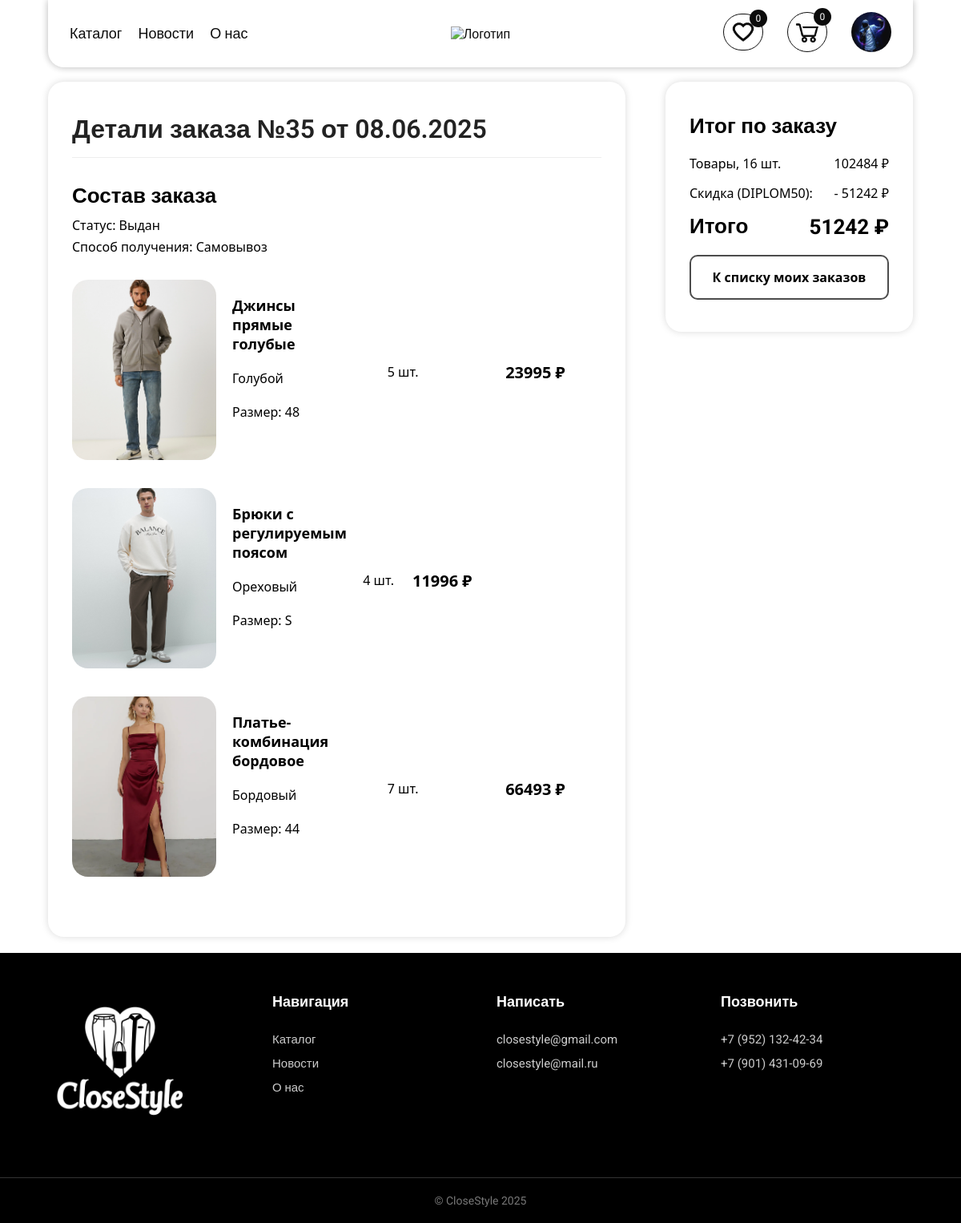
Page /order/35/ (signed in) on the committed database.
### users/models.py (models this page shows, shortened)
class Profile(models.Model):
    user = models.OneToOneField(User, on_delete=models.CASCADE, verbose_name="Пользователь")
    image = models.ImageField(default='default.jpg', upload_to='profile_pics', verbose_name="Аватарка")

### catalog/models.py (models this page shows, shortened)
class Order(models.Model):
    STATUS_CHOICES = [
        ('processing', 'Собирается'),
        ('shipped', 'Готов к выдаче'),
        ('delivered', 'Выдан'),
        ('cancelled', 'Отменен'),
    ]
    user = models.ForeignKey(User, on_delete=models.CASCADE, verbose_name="Пользователь")
    created_at = models.DateTimeField(auto_now_add=True, verbose_name="Дата создания")
    updated_at = models.DateTimeField(auto_now=True, verbose_name="Дата обновления")
    total_price = models.DecimalField(max_digits=10, decimal_places=2, default=0, verbose_name="Итоговая стоимость")
    status = models.CharField(max_length=20, choices=STATUS_CHOICES, default='processing', verbose_name="Статус заказа")
    promocode = models.ForeignKey(PromoCode, on_delete=models.SET_NULL, null=True, blank=True, verbose_name="Промокод")
    class Meta:
        verbose_name = 'Заказ'
        verbose_name_plural = 'Заказы'
        ordering = ['-created_at']

class OrderItem(models.Model):
    order = models.ForeignKey(Order, related_name='items', on_delete=models.CASCADE, verbose_name="Заказ")
    product = models.ForeignKey(clothes, on_delete=models.PROTECT, verbose_name="Товар")
    size = models.CharField(max_length=20, verbose_name="Размер")
    price = models.DecimalField(max_digits=10, decimal_places=2, verbose_name="Цена за единицу")
    quantity = models.PositiveIntegerField(default=1, verbose_name="Количество")
    class Meta:
        verbose_name = 'Позиция заказа'
        verbose_name_plural = 'Позиции заказов'
    def get_cost(self):
        if self.price is not None and self.quantity is not None:
            return self.price * self.quantity
        return 0

class clothes(models.Model):
    title = models.CharField(max_length=200, verbose_name="Название")
    description = models.CharField(max_length=2000, verbose_name="Описание", null=True, blank=True)
    summ = models.DecimalField(max_digits=10, decimal_places=2, verbose_name="Стоимость") # Изменено на DecimalField для точности
    old_price = models.DecimalField(max_digits=10, decimal_places=2, verbose_name="Старая цена", null=True, blank=True)
    catt = models.ForeignKey('cat', on_delete=models.CASCADE, verbose_name="Категория")
    genderr = models.ForeignKey('gender', on_delete=models.CASCADE, verbose_name="Для")
    sizee = models.ManyToManyField('size', verbose_name="Размер", related_name='size', blank=True)
    materiall = models.ManyToManyField('material', verbose_name="Материал")
    colorr = models.ForeignKey('color', on_delete=models.CASCADE, verbose_name="Цвет")
    brendd = models.ForeignKey('brend', on_delete=models.CASCADE, verbose_name="Бренд")
    countryy = models.ForeignKey('country', on_delete=models.CASCADE, verbose_name="Страна производитель", null=True, blank=True)
    statuss = models.BooleanField(default=True, verbose_name="В наличии")
    imgg = models.ImageField(verbose_name="Фото", upload_to='image/')
    dates = models.DateTimeField(auto_now=True)
    available_sizes = models.ManyToManyField('size', through='Stock', through_fields=('product', 'size'), verbose_name="Доступные размеры и их количество")
    objects = models.Manager()
    in_stock = InStockManager()
    def display_size(self):
        return ', '.join([sizee.name for sizee in self.sizee.all()])
    display_size.short_description = 'Размер'
    def display_material(self):
        return ', '.join([materiall.name for materiall in self.materiall.all()])
    display_material.short_description = 'материал'
    class Meta:
        verbose_name = 'Одежду'
        verbose_name_plural = 'Вся одежда'

class color(models.Model):
    name = models.CharField(max_length=50, verbose_name="Цвет")
    class Meta:
        verbose_name = 'Цвет'
        verbose_name_plural = 'Цвет'
    def __str__(self):
        return self.name

class PromoCode(models.Model):
    code = models.CharField(max_length=50, unique=True, verbose_name="Код")
    discount_percentage = models.IntegerField(default=0, verbose_name="Процент скидки")
    max_discount_amount = models.IntegerField(default=None, null=True, blank=True, verbose_name="Максимальная сумма скидки")
    active = models.BooleanField(default=True, verbose_name="Активность")
    class Meta:
        verbose_name = 'Промокод'
        verbose_name_plural = 'Промокоды'

### catalog/views.py (the view)
# urls.py: path('order/<int:order_id>/', views.order_detail, name='order_detail'),
def order_detail(request, order_id):
    order = get_object_or_404(Order, id=order_id, user=request.user)
    order_items = order.items.all()
    order_success_message = request.session.pop('order_success_message', None)
    subtotal = sum(item.get_cost() for item in order_items)
    discount_amount = 0
    if order.promocode:
        discount_amount = subtotal - order.total_price
    total_order_quantity = sum(item.quantity for item in order_items)
    context = {
        'order': order,
        'order_items': order_items,
        'subtotal': subtotal,
        'discount_amount': discount_amount,
        'final_total': order.total_price,
        'total_order_quantity': total_order_quantity,
        'order_success_message': order_success_message,
        'total_quantity': get_cart_quantity(request.user),
        'favorites_quantity': get_favorites_quantity(request.user)
    }
    return render(request, 'catalog/order_detail.html', context)

### catalog/templates/catalog/order_detail.html (shortened to what this page needs)
{% extends "catalog/base.html" %}
{% load static %}
{% load my_filters %}
{% block content %}
<section class="section section-cart">
    <div class="fake fake2"><br></div>
    {% if order_items %}
    <div class="cart-big-group">
        <div class="cart-group cart-group1">
            <h1 class="favorites-title">
                Детали заказа №{{ order.id }} от {{ order.created_at|date:"d.m.Y" }}
            </h1>
            <h3 class="cart-title">Состав заказа</h3>
            <p class="cart-count cart-count4">Статус: {{ order.get_status_display }}</p>
            <p class="cart-count cart-count4">Способ получения: Самовывоз</p>
            {% for item in order_items %}
            <div class="cart-grid">
                <div class="cart-flex-group">
                    <a href="{% url 'catalog:product_detail' item.product.id %}">
                        <img class="cart-img" src="{{ item.product.imgg.url }}" alt="{{ item.product.title }}" />
                    </a>
                    <div class="cart-flex-column">
                        <div class="cart-text-flex-column">
                            <a href="{% url 'catalog:product_detail' item.product.id %}"><p class="cart-text-title">{{ item.product.title }}</p></a>
                            <p class="cart-text-subtitle">{{ item.product.colorr }}</p>
                            <p class="cart-text-subtitle">Размер: {{ item.size }}</p>
                        </div>
                    </div>
                </div>
                <div class="item-quantity">
                    <p class="div-cart-text">{{ item.quantity }} шт.</p>
                </div>
                <p class="cart-text-pricee">{{ item.get_cost|floatformat:0 }} ₽</p>
            </div>
            {% endfor %}
        </div>
        <div class="cart-group cart-group2">
            <h3 class="cart-title cart-title2">Итог по заказу</h3>
            <div class="cart-summ-group">
                <p class="cart-count">Товары, {{ total_order_quantity }} шт.</p>
                <p class="cart-count">{{ subtotal|floatformat:0 }} ₽</p>
            </div>
            {% if order.promocode %}
            <div class="cart-summ-group">
                <p class="cart-count">Скидка ({{ order.promocode.code }}):</p>
                <p class="cart-count cart-promo">- {{ discount_amount|floatformat:0 }} ₽</p>
            </div>
            {% endif %}
            <div class="cart-summ-group cart-summ-group2">
                <h3 class="cart-title">Итого</h3>
                <h3 class="cart-title cart-title-summ">{{ final_total|floatformat:0 }} ₽</h3>
            </div>
            <a class="buy-link-btn" href="{% url 'catalog:order_list' %}">К списку моих заказов</a>
        </div>
    </div>
    {% else %}
        <p>В этом заказе нет товаров.</p>
    {% endif %}
</section>
{% endblock %}

### catalog/templates/catalog/base.html (shortened to what this page needs)
{% load static %}
<!DOCTYPE html>
<html lang="ru">
<head>
    <link href="{% static 'css/style.css' %}" rel="stylesheet">
</head>
<body>
    <header class="header">
        <div class="index-div index-div1">
            <ul class="index-div-list">
                <div class="index-div-list-group1">
                    <li class="index-div-list-item"><a href="{% url 'catalog:view_product' %}" class="index-div-list-item-text">Каталог</a></li>
                    <li class="index-div-list-item"><a href="{% url 'catalog:news' %}" class="index-div-list-item-text">Новости</a></li>
                    <li class="index-div-list-item"><a href="{% url 'catalog:contacts' %}" class="index-div-list-item-text">О нас</a></li>
                </div>
                <li><a href="{% url 'catalog:index' %}"><img src="{% static 'image/logo2.png' %}" alt="Логотип" class="index-div-logo"></a></li>
                    <div class="buy-profil">
                    <li class="favorite-items">
                        <a href="{% if user.is_authenticated %}{% url 'catalog:favorites' %}{% else %}{% url 'login' %}?next={{ request.path }}{% endif %}" class="favorite-links">
                            <img src="{% static 'image/heart.png' %}" alt="Избранное" class="index-div-profil border-img-header">
                            <span class="favorite-counts">{{ favorites_quantity|default:0 }}</span>
                        </a>
                    </li>
                    <li class="cart-items">
                        <a href="{% if user.is_authenticated %}{% url 'catalog:view_cart' %}{% else %}{% url 'login' %}?next={{ request.path }}{% endif %}" class="cart-links">
                            <img src="{% static 'image/buy.png' %}" alt="Корзина" class="index-div-profil border-img-header">
                            <span class="cart-counts">{{ total_quantity|default:0 }}</span>
                        </a>
                    </li>
                    {% if user.is_authenticated %}
                        <li>
                            <a href="{% url 'profile_view' user.username %}">
                                <img class="index-div-profil index-div-profil-round" src="{{ user.profile.image.url }}">
                            </a>
                        </li>
                    {% else %}
                        <li><a href="{% url 'login' %}?next={{ request.path }}"><img src="{% static 'image/profil.png' %}" alt="Профиль" class="index-div-profil"></a></li>
                    {% endif %}
                </div>
            </ul>
        </div>
    </header>
    <main class="main-content">
        {% block content %}{% endblock %}
    </main>
    <footer class="footer">
        <div class="footer-content">
            <div class="footer-content-grid">
                <img src="{% static 'image/logo4.png' %}" class="footer-img">
            </div>
            <div class="footer-content-grid">
                <p class="footer-content-title">Навигация</p>
                <a href="{% url 'catalog:view_product' %}" class="footer-content-text">Каталог</a>
                <a href="{% url 'catalog:news' %}" class="footer-content-text">Новости</a>
                <a href="{% url 'catalog:contacts' %}" class="footer-content-text">О нас</a>
            </div>
            <div class="footer-content-grid">
                <p class="footer-content-title">Написать</p>
                <a href="mailto:closestyle@gmail.com" class="footer-content-text">closestyle@gmail.com</a>
                <a href="mailto:closestyle@mail.ru" class="footer-content-text">closestyle@mail.ru</a>
            </div>
            <div class="footer-content-grid">
                <p class="footer-content-title">Позвонить</p>
                <a href="tel:89521324234" class="footer-content-text">+7 (952) 132-42-34</a>
                <a href="tel:89014310969" class="footer-content-text">+7 (901) 431-09-69</a>
            </div>
        </div>
        <div class="footer-bottom">
            <p class="copyright">© CloseStyle 2025</p>
        </div>
    </footer>
</body>
</html>

### rows in the picture
Order: id "35", created_at "08.06.2025", status "Выдан", promocode.code "DIPLOM50", total_price "51242"
OrderItem: product.imgg (picture), product "Джинсы прямые голубые", product.colorr "Голубой", size "48", quantity "5", get_cost "23995"
OrderItem: product.imgg (picture), product "Брюки с регулируемым поясом", product.colorr "Ореховый", size "S", quantity "4", get_cost "11996"
OrderItem: product.imgg (picture), product "Платье-комбинация бордовое", product.colorr "Бордовый", size "44", quantity "7", get_cost "66493"

### other values in the picture
{{ favorites_quantity|default:0 }} "0"
{{ total_quantity|default:0 }} "0"
{{ total_order_quantity }} "16"
{{ subtotal|floatformat:0 }} "102484"
{{ discount_amount|floatformat:0 }} "51242"
